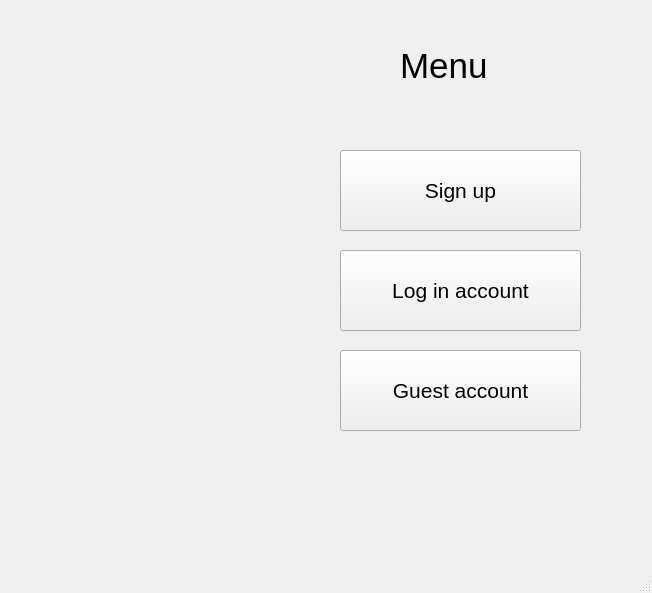
<?xml version="1.0" encoding="UTF-8"?>
<ui version="4.0">
 <class>MainWindow</class>
 <widget class="QMainWindow" name="MainWindow">
  <property name="geometry">
   <rect>
    <x>0</x>
    <y>0</y>
    <width>652</width>
    <height>593</height>
   </rect>
  </property>
  <property name="windowTitle">
   <string>MainWindow</string>
  </property>
  <property name="styleSheet">
   <string notr="true"/>
  </property>
  <widget class="QWidget" name="centralwidget">
   <widget class="QPushButton" name="pushButton">
    <property name="geometry">
     <rect>
      <x>340</x>
      <y>350</y>
      <width>241</width>
      <height>81</height>
     </rect>
    </property>
    <property name="font">
     <font>
      <pointsize>16</pointsize>
     </font>
    </property>
    <property name="text">
     <string>Guest account</string>
    </property>
   </widget>
   <widget class="QPushButton" name="pushButton_2">
    <property name="geometry">
     <rect>
      <x>340</x>
      <y>250</y>
      <width>241</width>
      <height>81</height>
     </rect>
    </property>
    <property name="font">
     <font>
      <pointsize>16</pointsize>
     </font>
    </property>
    <property name="text">
     <string>Log in account</string>
    </property>
   </widget>
   <widget class="QPushButton" name="pushButton_3">
    <property name="geometry">
     <rect>
      <x>340</x>
      <y>150</y>
      <width>241</width>
      <height>81</height>
     </rect>
    </property>
    <property name="font">
     <font>
      <pointsize>16</pointsize>
     </font>
    </property>
    <property name="text">
     <string>Sign up</string>
    </property>
   </widget>
   <widget class="QLabel" name="label">
    <property name="geometry">
     <rect>
      <x>400</x>
      <y>40</y>
      <width>101</width>
      <height>51</height>
     </rect>
    </property>
    <property name="font">
     <font>
      <pointsize>26</pointsize>
     </font>
    </property>
    <property name="text">
     <string>Menu</string>
    </property>
    <property name="scaledContents">
     <bool>true</bool>
    </property>
   </widget>
   <widget class="QLabel" name="label_2">
    <property name="geometry">
     <rect>
      <x>40</x>
      <y>30</y>
      <width>201</width>
      <height>391</height>
     </rect>
    </property>
    <property name="text">
     <string/>
    </property>
    <property name="pixmap">
     <pixmap>../PTI picture SPCK/Boy.png</pixmap>
    </property>
    <property name="scaledContents">
     <bool>true</bool>
    </property>
   </widget>
  </widget>
  <widget class="QMenuBar" name="menubar">
   <property name="geometry">
    <rect>
     <x>0</x>
     <y>0</y>
     <width>652</width>
     <height>26</height>
    </rect>
   </property>
  </widget>
  <widget class="QStatusBar" name="statusbar"/>
 </widget>
 <resources/>
 <connections/>
</ui>
